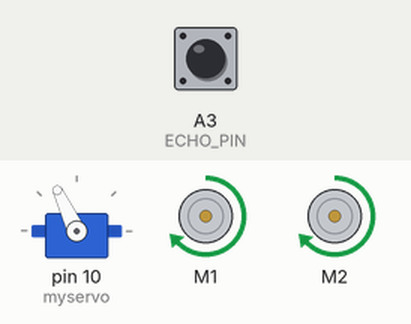
This sketch was run on a simulated Arduino Uno, built with avr-gcc and run on an emulated ATmega328P. Parts: servo, 2 × DC motor (green arrow = forward, orange = backward, longer = faster). Inputs (shaded band) come from the test bench; at power-on: A3 (ECHO_PIN) LOW. What the sketch prints to the serial monitor is not drawn.

Above: at 4.4 s.
4.5 s: A3 (ECHO_PIN) pulsed HIGH 2 times (0.12 s each, 0.3 s apart)
At 7.0 s:
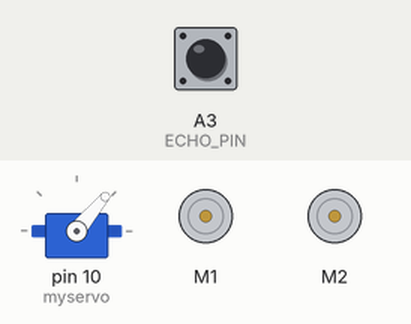
At 7.9 s:
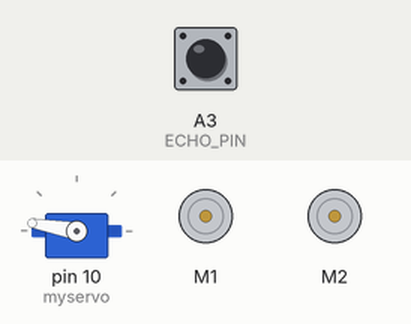
8.1 s: A3 (ECHO_PIN) pulsed HIGH 5 times (0.12 s each, 0.3 s apart)
At 15.5 s:
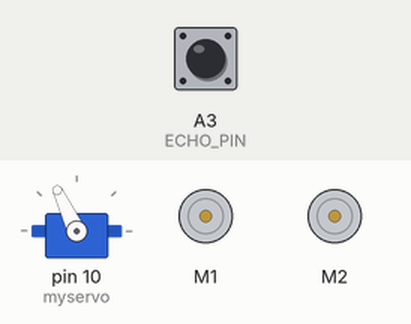
Timing chart, 0 to 17.3 s (numbered marks = the images above; inputs shaded):
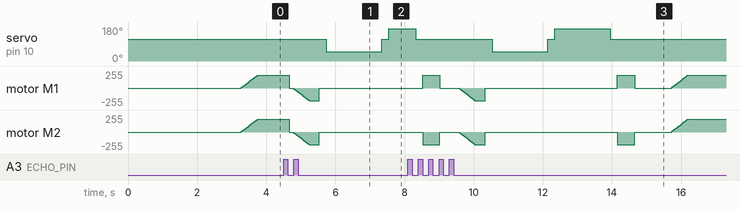

Measured:
- after the input at 4.5 s, servo on pin 10 (myservo): 115° → 50° after 1.2 s, → 115° 1.6 s later, → 170° 0.20 s later

The sketch:

Obstacle_ultrasonic_servo_robot.ino
```cpp
#include <AFMotor.h>
#include <Servo.h>

#define TRIG_PIN A2
#define ECHO_PIN A3
#define MAX_SPEED 190 // sets speed of DC  motors

AF_DCMotor motorL(1, MOTOR12_1KHZ);
AF_DCMotor motorR(2, MOTOR12_1KHZ);
Servo myservo;

boolean goesForward = false;
int distance = 100,speedSet = 0;

int calDistance() {
    delay(10);
   //clear trigPin
   digitalWrite(TRIG_PIN,LOW);
   delayMicroseconds(2);
   //trigPin HIGH for 10 u sec
   digitalWrite(TRIG_PIN,HIGH);
   delayMicroseconds(10);
   digitalWrite(TRIG_PIN,LOW);

   int duration=pulseIn(ECHO_PIN,HIGH);//reads echoPin
   int cm=duration * 0.034/2; //calculate distance
   Serial.println(cm);
   if(cm==0) cm=250;
  return cm;
}
void setup() {
  Serial.begin(9600);
  myservo.attach(10);
  myservo.write(115);
  delay(1000);
  distance = calDistance();    delay(100);
  distance = calDistance();    delay(100);
}
void loop() {
  int distanceR = 0, distanceL = 0;  delay(40);

  if (distance <= 15)
  { moveStop();     delay(100);
    moveBackward(); delay(300);
    moveStop();     delay(200);
    distanceR = lookRight();    delay(200);
    distanceL = lookLeft();     delay(200);

    if (distanceR >= distanceL)
    { turnRight();      moveStop();
    } else{
      turnLeft();      moveStop();
    }
  } else {
    moveForward();
  }
  Serial.print("Front ");
  distance = calDistance();
}
int lookRight(){
  Serial.print("right ");
  myservo.write(50);  delay(500);
  int distance = calDistance();
  delay(100);
  myservo.write(115);
  return distance;
}
int lookLeft(){
  Serial.print("left ");
  myservo.write(170);   delay(500);
  int distance = calDistance();
  delay(100);
  myservo.write(115);
  return distance;
}
void moveStop() {
  motorL.run(RELEASE);
  motorR.run(RELEASE);
}
void moveForward() {

  if (!goesForward)
  {
    goesForward = true;
    motorL.run(FORWARD);    motorR.run(FORWARD);
    // slowly bring the speed up to avoid loading down the batteries too quickly
    for (speedSet = 0; speedSet < MAX_SPEED; speedSet += 2)
    {
      motorL.setSpeed(speedSet);
      motorR.setSpeed(speedSet);
      delay(5);
    }
  }
}
void moveBackward() {
  goesForward = false;
  motorL.run(BACKWARD);  motorR.run(BACKWARD);

  // slowly bring the speed up to avoid loading down the batteries too quickly
  for (speedSet = 0; speedSet < MAX_SPEED; speedSet += 2)
  {
    motorL.setSpeed(speedSet);
    motorR.setSpeed(speedSet);
    delay(5);
  }
}
void turnRight() {
  motorL.run(FORWARD);  motorR.run(BACKWARD);
  delay(500);
  motorL.run(FORWARD);  motorR.run(FORWARD);
}
void turnLeft() {
  motorL.run(BACKWARD);  motorR.run(FORWARD);
  delay(500);
  motorL.run(FORWARD);   motorR.run(FORWARD);
}
```
